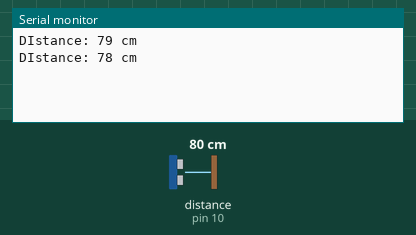
Recording of a sketch running on a simulated Arduino Uno, built with avr-gcc and run on an emulated ATmega328P. Parts: the last lines printed to the serial monitor. Wiring (inferred from the names in the program): ultrasonic range finder: trigger pin 11; echo pin 10. The test bench sets the inputs (shaded band); at power-on: distance to the obstacle (sensor on pin 10) 80 cm. The echo pulse lasts 58.3 µs per cm.

Above: at 1.8 s.
1.9 s: distance to the obstacle (sensor on pin 10) set to 2 cm
At 2.3 s:
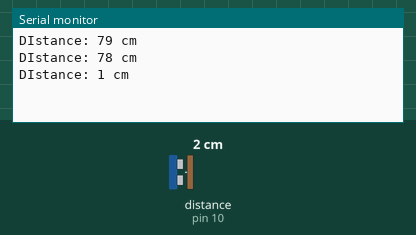
3.4 s: distance to the obstacle (sensor on pin 10) set to 4 cm
At 4.8 s:
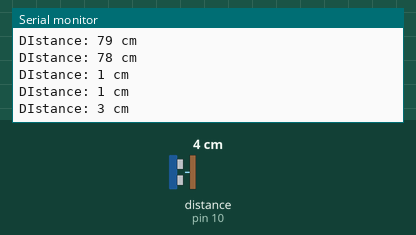
Timing chart, 0 to 6.4 s (numbered marks = the images above; inputs shaded):
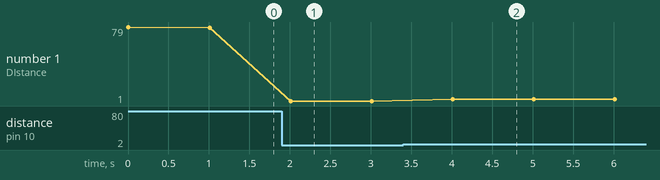

The sketch:

test_distance.ino
```cpp
#define PIN_DISTANCE_ECHO 10  // 핀 번호 - 거리 센서 - ECHO (INPUT)
#define PIN_DISTANCE_TRIG 11  // 핀 번호 - 거리 센서 - ECHO (OUTPUT)

void setup(){  // 최초에 1번만 실행
  // 시리얼 모니터 세팅
  Serial.begin(9600);
  while(!Serial);

  // 거리 센서 세팅
  pinMode(PIN_DISTANCE_TRIG, OUTPUT);
  pinMode(PIN_DISTANCE_ECHO, INPUT);
}

void loop(){  // 무한 반복 실행
  // 거리 측정 후 cm 단위로 출력
  long distanceCm = getDistanceCm();

  Serial.print("DIstance: ");
  Serial.print(distanceCm);
  Serial.println(" cm");

  delay(1000);
}

long getDistanceCm(){  // 거리 센서에서 거리를 잰 후 cm 단위로 알려주는 함수
  long result = -1;
  digitalWrite(PIN_DISTANCE_TRIG, LOW);
  delayMicroseconds(2);
  digitalWrite(PIN_DISTANCE_TRIG, HIGH);
  delayMicroseconds(10);
  digitalWrite(PIN_DISTANCE_TRIG, LOW);

  long duration = pulseIn(PIN_DISTANCE_ECHO, PIN_DISTANCE_TRIG);
  long distanceCm = duration * 17 / 1000;

  result = distanceCm;
  return result;
}
```

Measured:
- after the input at 1.9 s, the serial monitor: prints a new line after 0.11 s (image 1)
- after the input at 3.4 s, the serial monitor: prints a new line after 0.61 s (image 2)
- plotted number 1: 78 → 1 after the input at 1.9 s, 1 → 3 after the input at 3.4 s
